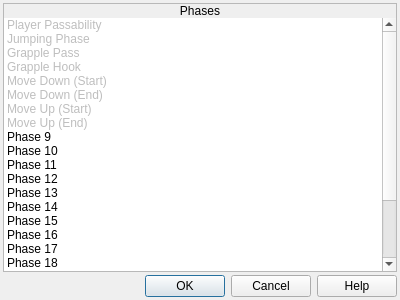
<?xml version="1.0" encoding="UTF-8"?>
<ui version="4.0">
 <class>ConfigurePhases</class>
 <widget class="QDialog" name="ConfigurePhases">
  <property name="geometry">
   <rect>
    <x>0</x>
    <y>0</y>
    <width>400</width>
    <height>300</height>
   </rect>
  </property>
  <property name="windowTitle">
   <string>Configure Phases</string>
  </property>
  <property name="windowIcon">
   <iconset resource="gui_icons.qrc">
    <normaloff>:/icons/openrpgmaker.png</normaloff>:/icons/openrpgmaker.png</iconset>
  </property>
  <property name="styleSheet">
   <string notr="true">.QFrame
{
	border-width: 1px;
	border-style: solid;
	border-color: palette(window-text);
}

.QFrame&gt;QLabel
{
	border-width: 0px;
	background-color: palette(window-text);
	color: palette(window);
	font-weight: bold;
}

.QFrame&gt;QCheckBox
{
	background-color: palette(window-text);
	border-width: 0px;
	border-style: none;
	color: palette(window);
	spacing: 3px;
	font-weight: bold;
	padding: 0px 0px 0px 3px;
}

.QFrame&gt;QCheckBox::indicator
{
	min-width: 8px;
	max-width: 8px;
	min-height: 8px;
	max-height: 8px;
	width: 8px;
	height: 8px;
	border-width: 2px;
	border-radius: 0px;
	border-style: ridge;
	border-color: palette(mid);
}

.QFrame&gt;QCheckBox::indicator:unchecked
{
	background-color: palette(base);
}

.QFrame&gt;QCheckBox::indicator:checked
{
	background-color: palette(window-text);
}

.QFrame&gt;QCheckBox::indicator:hover
{
	border-color: palette(highlight);
}</string>
  </property>
  <layout class="QVBoxLayout" name="verticalLayout_3">
   <property name="spacing">
    <number>3</number>
   </property>
   <property name="margin">
    <number>3</number>
   </property>
   <item>
    <widget class="QFrame" name="frame">
     <property name="frameShape">
      <enum>QFrame::StyledPanel</enum>
     </property>
     <property name="frameShadow">
      <enum>QFrame::Raised</enum>
     </property>
     <layout class="QVBoxLayout" name="verticalLayout">
      <property name="spacing">
       <number>0</number>
      </property>
      <property name="margin">
       <number>0</number>
      </property>
      <item>
       <widget class="QLabel" name="label">
        <property name="sizePolicy">
         <sizepolicy hsizetype="Preferred" vsizetype="Fixed">
          <horstretch>0</horstretch>
          <verstretch>0</verstretch>
         </sizepolicy>
        </property>
        <property name="text">
         <string>Phases</string>
        </property>
        <property name="alignment">
         <set>Qt::AlignCenter</set>
        </property>
       </widget>
      </item>
      <item>
       <widget class="QWidget" name="widget" native="true">
        <layout class="QVBoxLayout" name="verticalLayout_2">
         <property name="spacing">
          <number>0</number>
         </property>
         <property name="margin">
          <number>0</number>
         </property>
         <item>
          <widget class="QListWidget" name="lwPhases">
           <property name="frameShape">
            <enum>QFrame::NoFrame</enum>
           </property>
           <item>
            <property name="text">
             <string>Player Passability</string>
            </property>
            <property name="flags">
             <set>ItemIsSelectable|ItemIsDragEnabled</set>
            </property>
           </item>
           <item>
            <property name="text">
             <string>Jumping Phase</string>
            </property>
            <property name="flags">
             <set>ItemIsSelectable|ItemIsDragEnabled</set>
            </property>
           </item>
           <item>
            <property name="text">
             <string>Grapple Pass</string>
            </property>
            <property name="flags">
             <set>ItemIsSelectable|ItemIsDragEnabled</set>
            </property>
           </item>
           <item>
            <property name="text">
             <string>Grapple Hook</string>
            </property>
            <property name="flags">
             <set>ItemIsSelectable|ItemIsDragEnabled</set>
            </property>
           </item>
           <item>
            <property name="text">
             <string>Move Down (Start)</string>
            </property>
            <property name="flags">
             <set>ItemIsSelectable|ItemIsDragEnabled</set>
            </property>
           </item>
           <item>
            <property name="text">
             <string>Move Down (End)</string>
            </property>
            <property name="flags">
             <set>ItemIsSelectable|ItemIsDragEnabled</set>
            </property>
           </item>
           <item>
            <property name="text">
             <string>Move Up (Start)</string>
            </property>
            <property name="flags">
             <set>ItemIsSelectable|ItemIsDragEnabled</set>
            </property>
           </item>
           <item>
            <property name="text">
             <string>Move Up (End)</string>
            </property>
            <property name="flags">
             <set>ItemIsSelectable|ItemIsDragEnabled</set>
            </property>
           </item>
           <item>
            <property name="text">
             <string>Phase 9</string>
            </property>
            <property name="flags">
             <set>ItemIsSelectable|ItemIsEditable|ItemIsDragEnabled|ItemIsEnabled</set>
            </property>
           </item>
           <item>
            <property name="text">
             <string>Phase 10</string>
            </property>
            <property name="flags">
             <set>ItemIsSelectable|ItemIsEditable|ItemIsDragEnabled|ItemIsEnabled</set>
            </property>
           </item>
           <item>
            <property name="text">
             <string>Phase 11</string>
            </property>
            <property name="flags">
             <set>ItemIsSelectable|ItemIsEditable|ItemIsDragEnabled|ItemIsEnabled</set>
            </property>
           </item>
           <item>
            <property name="text">
             <string>Phase 12</string>
            </property>
            <property name="flags">
             <set>ItemIsSelectable|ItemIsEditable|ItemIsDragEnabled|ItemIsEnabled</set>
            </property>
           </item>
           <item>
            <property name="text">
             <string>Phase 13</string>
            </property>
            <property name="flags">
             <set>ItemIsSelectable|ItemIsEditable|ItemIsDragEnabled|ItemIsEnabled</set>
            </property>
           </item>
           <item>
            <property name="text">
             <string>Phase 14</string>
            </property>
            <property name="flags">
             <set>ItemIsSelectable|ItemIsEditable|ItemIsDragEnabled|ItemIsEnabled</set>
            </property>
           </item>
           <item>
            <property name="text">
             <string>Phase 15</string>
            </property>
            <property name="flags">
             <set>ItemIsSelectable|ItemIsEditable|ItemIsDragEnabled|ItemIsEnabled</set>
            </property>
           </item>
           <item>
            <property name="text">
             <string>Phase 16</string>
            </property>
            <property name="flags">
             <set>ItemIsSelectable|ItemIsEditable|ItemIsDragEnabled|ItemIsEnabled</set>
            </property>
           </item>
           <item>
            <property name="text">
             <string>Phase 17</string>
            </property>
            <property name="flags">
             <set>ItemIsSelectable|ItemIsEditable|ItemIsDragEnabled|ItemIsEnabled</set>
            </property>
           </item>
           <item>
            <property name="text">
             <string>Phase 18</string>
            </property>
            <property name="flags">
             <set>ItemIsSelectable|ItemIsEditable|ItemIsDragEnabled|ItemIsEnabled</set>
            </property>
           </item>
           <item>
            <property name="text">
             <string>Phase 19</string>
            </property>
            <property name="flags">
             <set>ItemIsSelectable|ItemIsEditable|ItemIsDragEnabled|ItemIsEnabled</set>
            </property>
           </item>
           <item>
            <property name="text">
             <string>Phase 20</string>
            </property>
            <property name="flags">
             <set>ItemIsSelectable|ItemIsEditable|ItemIsDragEnabled|ItemIsEnabled</set>
            </property>
           </item>
           <item>
            <property name="text">
             <string>Phase 21</string>
            </property>
            <property name="flags">
             <set>ItemIsSelectable|ItemIsEditable|ItemIsDragEnabled|ItemIsEnabled</set>
            </property>
           </item>
           <item>
            <property name="text">
             <string>Phase 22</string>
            </property>
            <property name="flags">
             <set>ItemIsSelectable|ItemIsEditable|ItemIsDragEnabled|ItemIsEnabled</set>
            </property>
           </item>
           <item>
            <property name="text">
             <string>Phase 23</string>
            </property>
            <property name="flags">
             <set>ItemIsSelectable|ItemIsEditable|ItemIsDragEnabled|ItemIsEnabled</set>
            </property>
           </item>
           <item>
            <property name="text">
             <string>Phase 24</string>
            </property>
            <property name="flags">
             <set>ItemIsSelectable|ItemIsEditable|ItemIsDragEnabled|ItemIsEnabled</set>
            </property>
           </item>
          </widget>
         </item>
        </layout>
       </widget>
      </item>
     </layout>
    </widget>
   </item>
   <item>
    <widget class="QDialogButtonBox" name="buttonBox">
     <property name="orientation">
      <enum>Qt::Horizontal</enum>
     </property>
     <property name="standardButtons">
      <set>QDialogButtonBox::Cancel|QDialogButtonBox::Help|QDialogButtonBox::Ok</set>
     </property>
    </widget>
   </item>
  </layout>
 </widget>
 <resources>
  <include location="gui_icons.qrc"/>
 </resources>
 <connections>
  <connection>
   <sender>buttonBox</sender>
   <signal>accepted()</signal>
   <receiver>ConfigurePhases</receiver>
   <slot>accept()</slot>
   <hints>
    <hint type="sourcelabel">
     <x>248</x>
     <y>254</y>
    </hint>
    <hint type="destinationlabel">
     <x>157</x>
     <y>274</y>
    </hint>
   </hints>
  </connection>
  <connection>
   <sender>buttonBox</sender>
   <signal>rejected()</signal>
   <receiver>ConfigurePhases</receiver>
   <slot>reject()</slot>
   <hints>
    <hint type="sourcelabel">
     <x>316</x>
     <y>260</y>
    </hint>
    <hint type="destinationlabel">
     <x>286</x>
     <y>274</y>
    </hint>
   </hints>
  </connection>
 </connections>
</ui>
